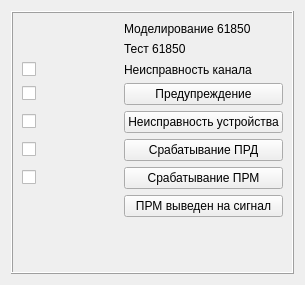
<?xml version="1.0" encoding="UTF-8"?>
<ui version="4.0">
 <class>TAlarm</class>
 <widget class="QWidget" name="TAlarm">
  <property name="geometry">
   <rect>
    <x>0</x>
    <y>0</y>
    <width>305</width>
    <height>285</height>
   </rect>
  </property>
  <property name="windowTitle">
   <string>Form</string>
  </property>
  <layout class="QHBoxLayout" name="horizontalLayout">
   <item>
    <widget class="QFrame" name="frame">
     <property name="frameShape">
      <enum>QFrame::Box</enum>
     </property>
     <property name="frameShadow">
      <enum>QFrame::Raised</enum>
     </property>
     <layout class="QGridLayout" name="gridLayout">
      <item row="9" column="0">
       <widget class="QCheckBox" name="chbComPrm">
        <property name="text">
         <string/>
        </property>
       </widget>
      </item>
      <item row="2" column="2">
       <widget class="QLabel" name="label_8">
        <property name="text">
         <string>Тест 61850</string>
        </property>
       </widget>
      </item>
      <item row="5" column="0">
       <widget class="QCheckBox" name="chbFault">
        <property name="text">
         <string/>
        </property>
       </widget>
      </item>
      <item row="3" column="2">
       <widget class="QLabel" name="label_5">
        <property name="text">
         <string>Неисправность канала</string>
        </property>
       </widget>
      </item>
      <item row="0" column="2">
       <widget class="QLabel" name="label_7">
        <property name="text">
         <string>Моделирование 61850</string>
        </property>
       </widget>
      </item>
      <item row="3" column="0">
       <widget class="QCheckBox" name="chbFaultChannel">
        <property name="text">
         <string/>
        </property>
       </widget>
      </item>
      <item row="4" column="0">
       <widget class="QCheckBox" name="chbWarning">
        <property name="text">
         <string/>
        </property>
       </widget>
      </item>
      <item row="8" column="2">
       <widget class="QPushButton" name="pbComPrd">
        <property name="text">
         <string>Срабатывание ПРД</string>
        </property>
       </widget>
      </item>
      <item row="9" column="2">
       <widget class="QPushButton" name="pbComPrm">
        <property name="text">
         <string>Срабатывание ПРМ</string>
        </property>
       </widget>
      </item>
      <item row="4" column="2">
       <widget class="QPushButton" name="pbWarning">
        <property name="text">
         <string>Предупреждение</string>
        </property>
       </widget>
      </item>
      <item row="10" column="2">
       <widget class="QPushButton" name="pbPrmOut">
        <property name="text">
         <string>ПРМ выведен на сигнал</string>
        </property>
       </widget>
      </item>
      <item row="5" column="2">
       <widget class="QPushButton" name="pbFault">
        <property name="text">
         <string>Неисправность устройства</string>
        </property>
       </widget>
      </item>
      <item row="12" column="2">
       <spacer name="verticalSpacer">
        <property name="orientation">
         <enum>Qt::Vertical</enum>
        </property>
        <property name="sizeHint" stdset="0">
         <size>
          <width>20</width>
          <height>40</height>
         </size>
        </property>
       </spacer>
      </item>
      <item row="8" column="0">
       <widget class="QCheckBox" name="chbComPrd">
        <property name="text">
         <string/>
        </property>
       </widget>
      </item>
      <item row="4" column="1">
       <widget class="QLedIndicator" name="ledWarning" native="true"/>
      </item>
      <item row="3" column="1">
       <widget class="QLedIndicator" name="ledFaultChannel" native="true"/>
      </item>
      <item row="2" column="1">
       <widget class="QLedIndicator" name="ledTest61850" native="true"/>
      </item>
      <item row="0" column="1">
       <widget class="QLedIndicator" name="ledModel61850" native="true"/>
      </item>
      <item row="5" column="1">
       <widget class="QLedIndicator" name="ledFault" native="true"/>
      </item>
     </layout>
    </widget>
   </item>
  </layout>
 </widget>
 <customwidgets>
  <customwidget>
   <class>QLedIndicator</class>
   <extends>QWidget</extends>
   <header location="global">widget/qledindicator.h</header>
   <container>1</container>
  </customwidget>
 </customwidgets>
 <resources/>
 <connections/>
</ui>
